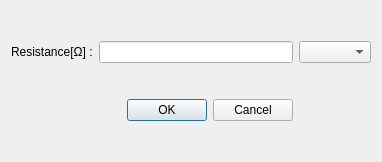
<?xml version="1.0" encoding="UTF-8"?>
<ui version="4.0">
 <class>resistorDialog</class>
 <widget class="QDialog" name="resistorDialog">
  <property name="geometry">
   <rect>
    <x>0</x>
    <y>0</y>
    <width>382</width>
    <height>162</height>
   </rect>
  </property>
  <property name="windowTitle">
   <string>resistor</string>
  </property>
  <layout class="QGridLayout" name="gridLayout">
   <item row="0" column="0">
    <widget class="QLabel" name="label">
     <property name="text">
      <string>Resistance[Ω] :</string>
     </property>
    </widget>
   </item>
   <item row="0" column="3">
    <widget class="QComboBox" name="comboBox"/>
   </item>
   <item row="0" column="2">
    <widget class="QLineEdit" name="lineEdit"/>
   </item>
   <item row="1" column="2">
    <widget class="QDialogButtonBox" name="buttonBox">
     <property name="orientation">
      <enum>Qt::Horizontal</enum>
     </property>
     <property name="standardButtons">
      <set>QDialogButtonBox::Cancel|QDialogButtonBox::Ok</set>
     </property>
    </widget>
   </item>
  </layout>
 </widget>
 <resources/>
 <connections>
  <connection>
   <sender>buttonBox</sender>
   <signal>accepted()</signal>
   <receiver>resistorDialog</receiver>
   <slot>accept()</slot>
   <hints>
    <hint type="sourcelabel">
     <x>248</x>
     <y>254</y>
    </hint>
    <hint type="destinationlabel">
     <x>157</x>
     <y>274</y>
    </hint>
   </hints>
  </connection>
  <connection>
   <sender>buttonBox</sender>
   <signal>rejected()</signal>
   <receiver>resistorDialog</receiver>
   <slot>reject()</slot>
   <hints>
    <hint type="sourcelabel">
     <x>316</x>
     <y>260</y>
    </hint>
    <hint type="destinationlabel">
     <x>286</x>
     <y>274</y>
    </hint>
   </hints>
  </connection>
 </connections>
</ui>
